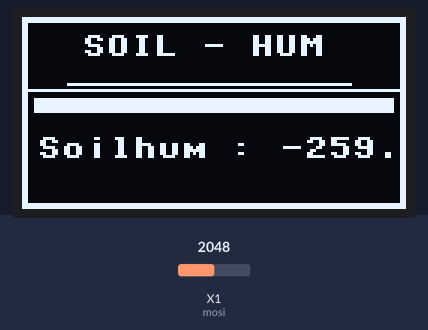
Simulated run of this program. Board: pyboard running MicroPython. Shown: 128×64 one-colour display. Inputs (shaded band) come from the test bench; at power-on: X1 (mosi) = 2048 (analog values on the 0–4095 scale). WiFi joins after 1.5 s; no MQTT or app messages arrive unless stated; library files of the repository ran but are not shown: ssd1306.py; what the program prints to the serial console is not drawn.

Above: at 3.3 s.
3.4 s: X1 (mosi) set to 2866
At 5.1 s:
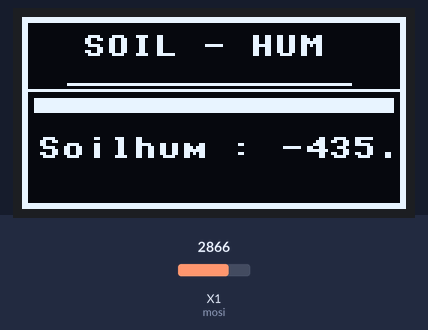
6.1 s: X1 (mosi) set to 3603
At 6.8 s:
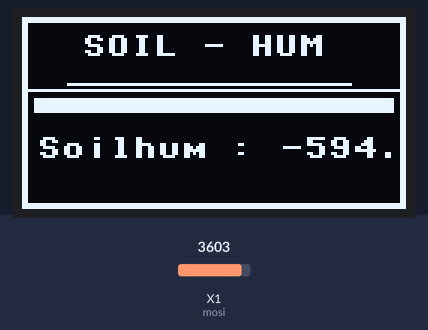
8.8 s: X1 (mosi) set to 4095
At 11.5 s:
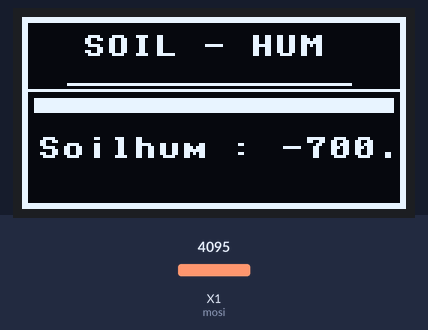
Timing chart, 0 to 13.0 s (numbered marks = the images above; inputs shaded):
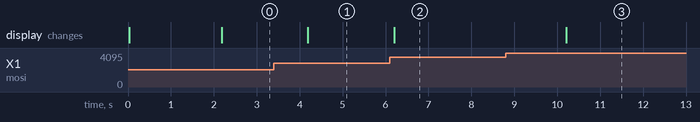

The program:

OLED_MQTT_Soil.py
```python
from machine import SPI
from machine import Pin
from machine import ADC
from ssd1306 import SSD1306_SPI
from simple import MQTTClient
import network
import time
import json


Wifissid = 'yuhan888888'
Wifipasswd = 'yuhan123456'
SERVER = "47.103.121.23"
CLIENT_ID = "L9ZPRGlt6Bl7P8FXYRRd"
TOPIC = "v1/devices/me/telemetry"
username='L9ZPRGlt6Bl7P8FXYRRd'
passwd=''

# 采用默认的SPI引脚
# spi = SPI(1);
spi = SPI(baudrate=10000000, polarity=1, phase=0, sck=Pin(2,Pin.OUT), mosi=Pin(0,Pin.OUT), miso=Pin(12))
# D0-CLK/sck D1-MOSI 采用自定义的SPI引脚
display = SSD1306_SPI(128, 64, spi, Pin(5), Pin(4), Pin(16));
# 采用自定义的DC  RES  CS 引脚


def wifi_connect(essid, password):
    if essid == None or essid == '':
        raise BaseException('essid can not be null')
    if password == None or password == '':
        raise BaseException('password can not be null')
    sta_if = network.WLAN(network.STA_IF)
    if not sta_if.active():
        #print("set sta active")
        sta_if.active(True)
    if not sta_if.isconnected():
        #print('connecting to network...')
        sta_if.connect(essid, password)
        retry_times = 30
        time.sleep(2)
        while not sta_if.isconnected() and retry_times > 0:
            # print(" wait a moment i will try %s items,please" % retry_times)
            time.sleep(2)
            retry_times -= 1
    print('network config:', sta_if.ifconfig())


def soilhum_read():
    adc0=ADC(0)
    # 数据实时采集:需要进行百分比映射,用以下函数读取干湿情况下的极值
    # valueCheck = ad0.read()
    # 如：“最湿润”时读取的模拟值为：minval = 375;
    #    “最干燥”时读取的模拟值为：maxval = 785;
    maxval = 840
    minval = 375
    soilValue = round(((1024 - adc0.read())- (1024-maxval))/(maxval-minval) * 100,1)
    print(soilValue)
    return(soilValue)


def msg_Pub():
    global c
    server=SERVER
    c = MQTTClient(CLIENT_ID, server,1883,username,passwd)
    c.connect()
    while True:
      SoilHum = soilhum_read()
      paylod_ = {'SoilHum' : SoilHum }
      msg_ = json.dumps(paylod_)
      c.publish(TOPIC,msg_,retain= True)
      oledisplay(SoilHum)
      time.sleep(2)


def oledisplay(SoilHum):
    try:
      # 清屏
      display.fill(0)
      display.invert(0)

      display.rect(0,0,128,64,1)
      display.rect(1,1,126,62,1)
      display.hline(1,24,128,1)
      display.hline(15,22,95,1)
      #display.hline(20,18,85,1)
      display.fill_rect(4,27,120,5,1)

      display.text('  SOIL - HUM',4,6)
      display.text('Soilhum :',5,40)
      display.text(str(SoilHum),86,40)
      # 显示内容
      display.show()

    except Exception as ex:
      print('Unexpected error: {0}'.format(ex))
      # 关闭显示
      display.poweroff()


def disconnect():
    sta_if = network.WLAN(network.STA_IF)
    if sta_if.isconnected():
        sta_if.disconnect()
        # print('the network had been disconnect')


if __name__ == "__main__":
    display.poweron()
    display.init_display()

    wifi_connect(Wifissid, Wifipasswd)
    msg_Pub()
```

Measured:
- after the input at 3.4 s, the display: changes after 0.79 s (image 1)
- after the input at 6.1 s, the display: changes after 0.10 s (image 2)
- after the input at 8.8 s, the display: changes after 1.4 s (image 3)
